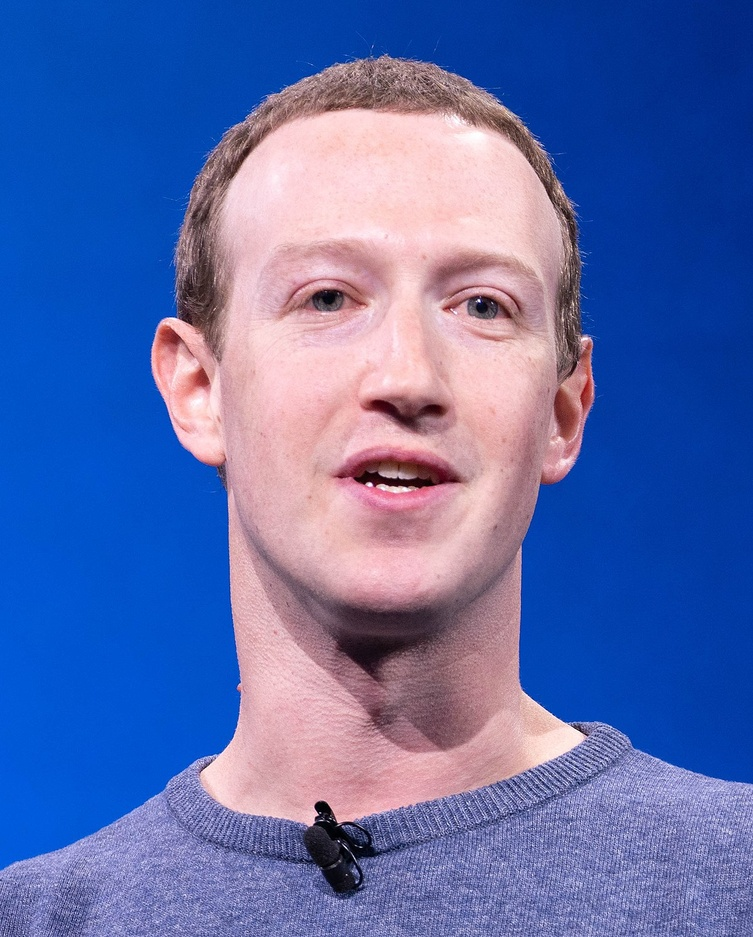
#> input picture images/mark/1.jpg, 753 x 937 px, shrunk from 1200 x 1492 before the run
$ python train_images.py
#> lines starting #> are read from the running program, lines starting #| are printed output that depends on the picture
import os
import numpy as np
from cv2 import cv2
import pickle
from PIL import Image
import os


face_cascade = cv2.CascadeClassifier(
    "face_detector/cascades/haarcascade_frontalface_alt2.xml")

BASE_DIR = os.path.dirname(os.path.abspath(__file__))
image_dir = os.path.join(BASE_DIR, "images")

labels = []

for root, dirs, files in os.walk(image_dir):
    for dir in dirs:
        path = os.path.join(root, dir)
        dirname = os.path.basename(
            path).replace(" ", "-").lower()
        labels.append(dirname)
#> pass 2 of the loop `for root, dirs, files in os.walk(image_dir):`:
print(labels)
# loop through labels for training images
for label in labels:
    # create the train image folder for the user
    if not os.path.exists(os.path.join('images', 'train')):
        os.mkdir(str(image_dir) + "/" + 'train')
    train_path = os.path.join(image_dir, "train")

    if not os.path.exists(os.path.join(train_path, label)):
        os.mkdir(str(train_path) + "/" + label)
    train_path = os.path.join(train_path, label)

    path = os.path.join(image_dir, label)
    count = 0
    for root, dirs, files in os.walk(path):
        for file in files:
            if file.endswith("png") or file.endswith("jpg") or file.endswith('jfif') or file.endswith("jpeg"):
                # if not file.endswith("."):
                path = os.path.join(root, file)
                print(path)

                grayImage = Image.open(path).convert('L')
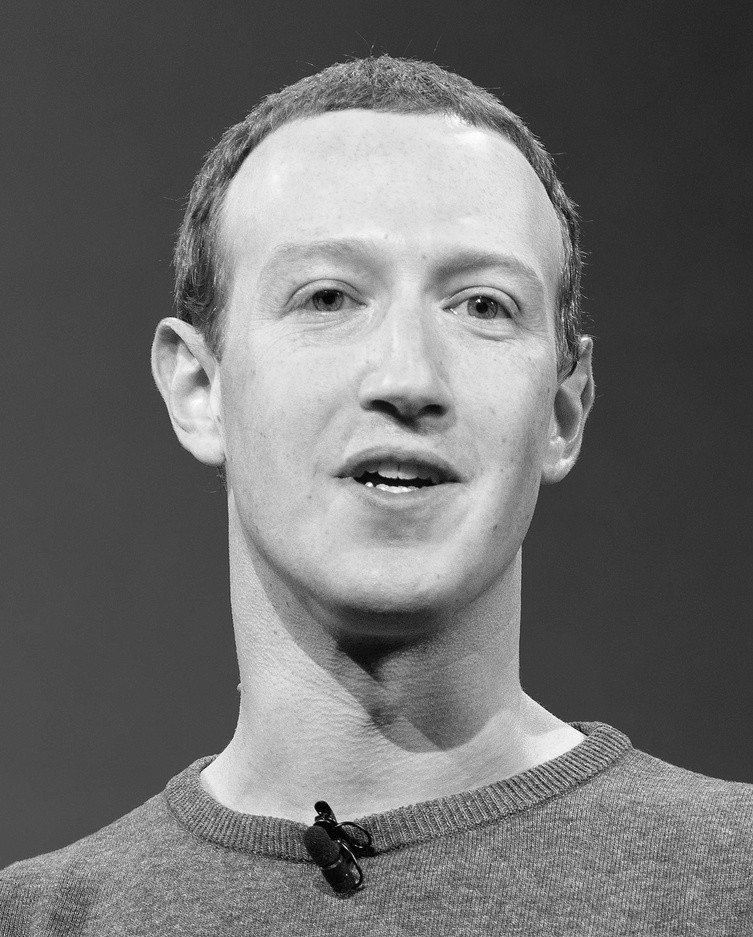
#> grayImage: PIL image 753x937 L; min 0, max 255, mean 110.1
                # grayImage = cv2.cvtColor(frame, cv2.COLOR_BGR2GRAY)
                # convert to numpy array
                npGrayImage = np.array(grayImage, "uint8")
                faces = face_cascade.detectMultiScale(
                    npGrayImage, scaleFactor=1.3, minNeighbors=5)
#> faces = [[185, 121, 447, 447]]
                # faces = face_cascade.detectMultiScale(gray)
                for (x, y, w, h) in faces:
                    # print(x, y, w, h)
                    # region of interest [ycood_start, ycoord_end]
                    roi = npGrayImage[y:y+h, x:x+w]
                    count += 1
                    img_item = os.path.join(train_path, str(count) + ".jpg")
                    cv2.imwrite(img_item, roi)
#> this loop made 1 pass
#> (x, y, w, h, count) on pass 1: (185, 121, 447, 447, 1)
#> pass 1, `roi = npGrayImage[y:y+h, x:x+w]`:
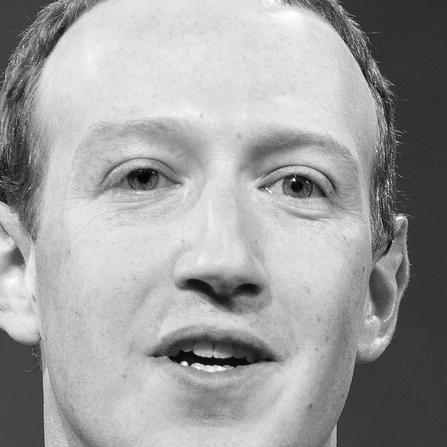
#> roi: shape (447, 447); min 2, max 255, mean 159.1
#> after the loop, count = 1
#> pass 2 of the loop `for label in labels:`:
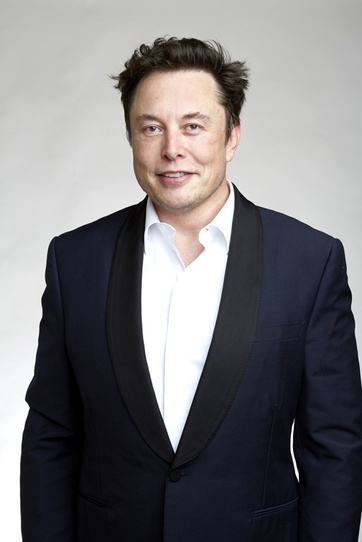
#> input picture images/elonmusk/1.jpg, 362 x 542 px, shrunk from 576 x 864 before the run
#> `grayImage = Image.open(path).convert('L')`:
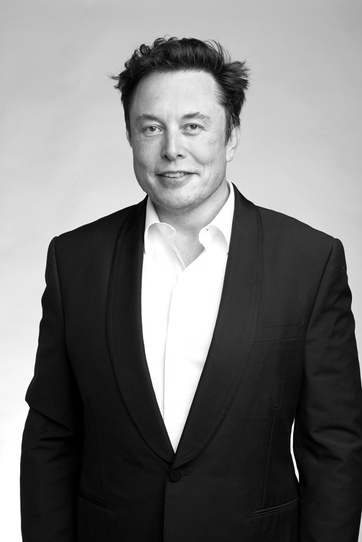
#> grayImage: PIL image 362x542 L; min 0, max 255, mean 119.6
#> faces = [[117, 84, 114, 114]]
#> the loop `for (x, y, w, h) in faces:` made 1 pass
#> (x, y, w, h, count) on pass 1: (117, 84, 114, 114, 1)
#> pass 1, `roi = npGrayImage[y:y+h, x:x+w]`:
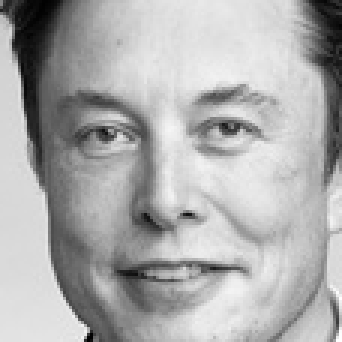
#> roi: shape (114, 114) (shown 3 times larger); min 1, max 254, mean 172.5
#> after the loop `for (x, y, w, h) in faces:`: count = 1
                # img_item = os.path.join(test_path, str(count) + ".jpg")
